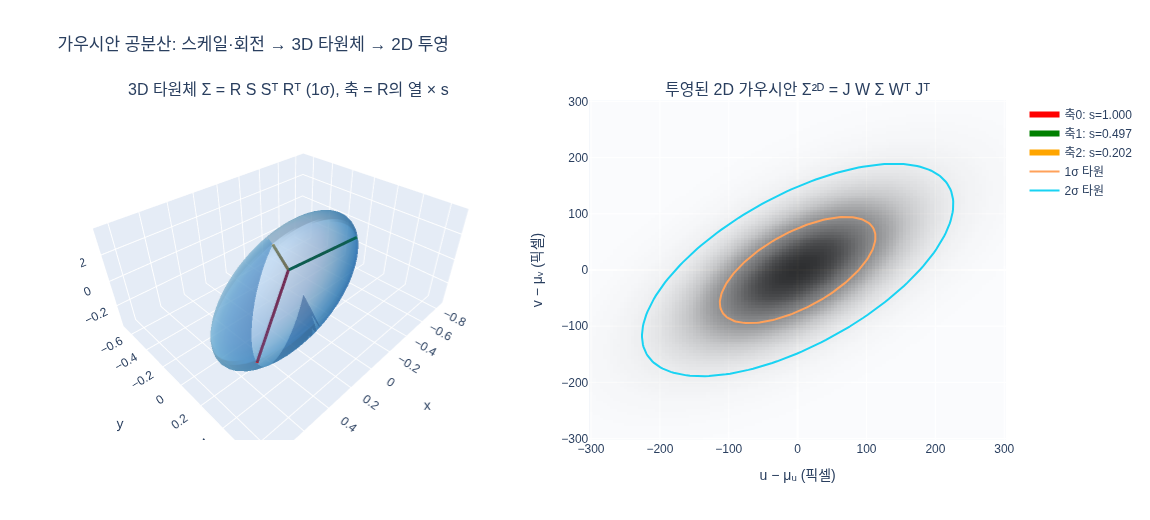

The script that drew this image:
# %% [markdown]
# # $\Sigma = R S S^\top R^\top$ 를 numpy로 직접 만들어 보기
#
# 3D 가우시안 스플래팅에서 가우시안 $i$의 공분산은 스케일 $s=\exp(\tilde s)$, 쿼터니언 $q$로부터
# $$\Sigma = R(q)\,S\,S^\top R(q)^\top,\qquad S=\mathrm{diag}(s)$$
# 로 만들어집니다. 이 스크립트는 (1) 각 조각을 계산하고, (2) 고유값이 $s^2$임을 확인하고,
# (3) 3D 타원체와 카메라 투영 후 2D 타원을 그립니다.

# %%
# 필요 패키지: numpy, plotly, kaleido (png 저장용)
import numpy as np
import os

def _show(fig):
    try:
        from IPython import get_ipython
        if get_ipython() is not None:  # VSCode 셀/Jupyter에서만 렌더링
            fig.show()
    except ImportError:
        pass

HERE = os.path.dirname(os.path.abspath(__file__)) if "__file__" in globals() else "."

# %% [markdown]
# ## 1. 스케일: $s = \exp(\tilde s)$
# 학습 파라미터 $\tilde s$는 음수여도 되고, $\exp$를 거치면 항상 양의 반지름이 됩니다.

# %%
s_tilde = np.array([0.0, -0.7, -1.6])          # 학습되는 원시 파라미터 (log 공간)
s = np.exp(s_tilde)                             # 실제 반지름
S = np.diag(s)
print("s_tilde =", s_tilde)
print("s = exp(s_tilde) =", s.round(4))
print("S =\n", S.round(4))
# 출력: s_tilde = [ 0.  -0.7 -1.6]
# 출력: s = exp(s_tilde) = [1.     0.4966 0.2019]
# 출력: S = diag(1, 0.4966, 0.2019)
# 출력 (셀 2): R = [[0.7854 -0.5897 0.1883] [0.5897 0.6202 -0.5173] [0.1883 0.5173 0.8349]]

# %% [markdown]
# ## 2. 회전: 쿼터니언 $q=(w,x,y,z)$ → 회전행렬 $R(q)$
# $$R(q)=\begin{pmatrix}1-2(y^2+z^2)&2(xy-wz)&2(xz+wy)\\2(xy+wz)&1-2(x^2+z^2)&2(yz-wx)\\2(xz-wy)&2(yz+wx)&1-2(x^2+y^2)\end{pmatrix}$$
# $q$는 먼저 단위 길이로 정규화합니다 (gsplat도 내부에서 정규화).

# %%
def quat_to_R(q):
    q = np.asarray(q, dtype=float)
    q = q / np.linalg.norm(q)
    w, x, y, z = q
    return np.array([
        [1 - 2*(y*y + z*z), 2*(x*y - w*z),     2*(x*z + w*y)],
        [2*(x*y + w*z),     1 - 2*(x*x + z*z), 2*(y*z - w*x)],
        [2*(x*z - w*y),     2*(y*z + w*x),     1 - 2*(x*x + y*y)],
    ])

# z축 기준 40도 회전: q = (cos(θ/2), 0, 0, sin(θ/2)) 를 약간 기울여서(x 성분 추가)
theta = np.deg2rad(40)
q = np.array([np.cos(theta/2), 0.3, 0.0, np.sin(theta/2)])
R = quat_to_R(q)
print("R =\n", R.round(4))
print("R^T R ≈ I ?", np.allclose(R.T @ R, np.eye(3)), " det R =", np.linalg.det(R).round(6))
print("q=(1,0,0,0) → R = I ?", np.allclose(quat_to_R([1, 0, 0, 0]), np.eye(3)))
# 출력: R^T R ≈ I ? True  det R = 1.0
# 출력: q=(1,0,0,0) → R = I ? True

# %% [markdown]
# ## 3. 합성: $\Sigma = R S S^\top R^\top$ 과 고유값 확인
# $M=RS$라 두면 $\Sigma=MM^\top$ 이므로 대칭·양의 준정부호가 자동 보장됩니다.
# 또 $R^\top R=I$ 이므로 $\Sigma R = R\,\mathrm{diag}(s^2)$ → 고유값은 $s^2$, 고유벡터는 $R$의 열.

# %%
Sigma = R @ S @ S.T @ R.T
print("Sigma =\n", Sigma.round(4))
print("대칭?", np.allclose(Sigma, Sigma.T))
eigval, eigvec = np.linalg.eigh(Sigma)
print("고유값 (오름차순) =", eigval.round(6))
print("s^2   (오름차순) =", np.sort(s**2).round(6))
print("고유값 == s^2 ?", np.allclose(np.sort(eigval), np.sort(s**2)))
# 고유벡터가 R의 열과 (부호 무시하고) 일치하는지
cols_R = R[:, np.argsort(s**2)]
print("고유벡터 == R의 열 (부호 무시)?", np.allclose(np.abs(eigvec), np.abs(cols_R)))
# 출력: Sigma = [[0.704 0.369 0.079] [0.369 0.4535 0.1725] [0.079 0.1725 0.1298]]
# 출력: 대칭? True
# 출력: 고유값 (오름차순) = [0.040762 0.246597 1.      ]
# 출력: s^2   (오름차순) = [0.040762 0.246597 1.      ]
# 출력: 고유값 == s^2 ? True
# 출력: 고유벡터 == R의 열 (부호 무시)? True

# %% [markdown]
# ## 4. 왜 $\Sigma$를 직접 학습하면 위험한가
# 대칭행렬의 원소를 조금만 잘못 움직여도 음의 고유값(=음의 분산)이 나옵니다.

# %%
bad = Sigma.copy()
bad[0, 1] += 0.6; bad[1, 0] += 0.6          # 경사하강 한 스텝이 비대각 원소를 크게 밀었다고 가정
print("직접 수정한 Sigma의 고유값 =", np.linalg.eigvalsh(bad).round(4), "→ 음수 존재:", (np.linalg.eigvalsh(bad) < 0).any())
# 반면 s_tilde, q를 아무렇게나 바꿔도 RSS^TR^T는 항상 유효
rng = np.random.default_rng(0)
def rand_sigma():
    Rr, Sr = quat_to_R(rng.normal(size=4)), np.diag(np.exp(rng.normal(size=3)))
    return Rr @ Sr @ Sr.T @ Rr.T
ok = all(np.linalg.eigvalsh(rand_sigma()).min() >= -1e-12 for _ in range(1000))
print("무작위 (s_tilde, q) 1000개 → 모두 고유값 ≥ 0 ?", ok)
# 출력: 직접 수정한 Sigma의 고유값 = [-0.4097  0.1205  1.5766] → 음수 존재: True
# 출력: 무작위 (s_tilde, q) 1000개 → 모두 고유값 ≥ 0 ? True

# %% [markdown]
# ## 5. 카메라 투영: $\Sigma^{2D} = J W \Sigma W^\top J^\top$
# 월드→카메라 변환 $W$(회전), 원근 나눗셈의 야코비안
# $$J=\begin{pmatrix} f_x/z & 0 & -f_x x/z^2\\ 0 & f_y/z & -f_y y/z^2\end{pmatrix}$$
# 를 가우시안 중심 $\mu_c=(x,y,z)$에서 평가합니다.

# %%
mu_world = np.array([0.3, 0.2, 3.0])
W = quat_to_R([np.cos(np.deg2rad(10)), np.sin(np.deg2rad(10)), 0, 0])   # 카메라가 x축 기준 20도 기울어짐
fx = fy = 400.0
mu_c = W @ mu_world
x, y, z = mu_c
J = np.array([[fx/z, 0, -fx*x/z**2],
              [0, fy/z, -fy*y/z**2]])
Sigma2D = J @ W @ Sigma @ W.T @ J.T
print("Sigma2D (픽셀^2) =\n", Sigma2D.round(2))
print("2D 고유값 → 화면상 타원 반지름(픽셀) =", np.sqrt(np.linalg.eigvalsh(Sigma2D)).round(2))
# 출력: Sigma2D (픽셀^2) = [[12768.17  6619.41] [ 6619.41  8930.27]]
# 출력: 2D 고유값 → 화면상 타원 반지름(픽셀) = [ 62.91 133.2 ]

# %% [markdown]
# ## 6. 시각화: 3D 타원체($1\sigma$)와 투영된 2D 타원
# 타원체 표면: 단위구의 점 $u$를 $\mu + R S u$ 로 보내면 $\Sigma$의 $1\sigma$ 등고면이 됩니다.

# %%
import plotly.graph_objects as go
from plotly.subplots import make_subplots

phi, th = np.meshgrid(np.linspace(0, 2*np.pi, 60), np.linspace(0, np.pi, 30))
unit = np.stack([np.sin(th)*np.cos(phi), np.sin(th)*np.sin(phi), np.cos(th)], -1)   # (30,60,3)
ell = unit @ (R @ S).T                                                              # 각 점에 RS 적용

fig = make_subplots(rows=1, cols=2, specs=[[{"type": "scene"}, {"type": "xy"}]],
                    subplot_titles=("3D 타원체 Σ = R S Sᵀ Rᵀ (1σ), 축 = R의 열 × s", "투영된 2D 가우시안 Σ²ᴰ = J W Σ Wᵀ Jᵀ"))
fig.add_trace(go.Surface(x=ell[..., 0], y=ell[..., 1], z=ell[..., 2], opacity=0.6, showscale=False, colorscale="Blues"), 1, 1)
for k, c in enumerate(["red", "green", "orange"]):
    a = R[:, k] * s[k]
    fig.add_trace(go.Scatter3d(x=[0, a[0]], y=[0, a[1]], z=[0, a[2]], mode="lines", line=dict(color=c, width=6),
                               name=f"축{k}: s={s[k]:.3f}"), 1, 1)

# 2D: Σ2D 등고선 타원 (1σ, 2σ) + 밀도 히트맵
ev2, evec2 = np.linalg.eigh(Sigma2D)
t = np.linspace(0, 2*np.pi, 200)
for kσ in (1, 2):
    pts = (evec2 * np.sqrt(ev2) * kσ) @ np.stack([np.cos(t), np.sin(t)])
    fig.add_trace(go.Scatter(x=pts[0], y=pts[1], mode="lines", name=f"{kσ}σ 타원", line=dict(width=2)), 1, 2)
g = np.linspace(-300, 300, 121)
gx, gy = np.meshgrid(g, g)
P = np.stack([gx, gy], -1)
inv = np.linalg.inv(Sigma2D)
dens = np.exp(-0.5 * np.einsum("...i,ij,...j->...", P, inv, P))
fig.add_trace(go.Heatmap(x=g, y=g, z=dens, colorscale="Greys", showscale=False, opacity=0.8), 1, 2)
fig.update_xaxes(title="u − μᵤ (픽셀)", row=1, col=2, scaleanchor="y2")
fig.update_yaxes(title="v − μᵥ (픽셀)", row=1, col=2)
fig.update_layout(width=1150, height=520, scene=dict(aspectmode="data"), title="가우시안 공분산: 스케일·회전 → 3D 타원체 → 2D 투영")
_show(fig)
fig.write_image(os.path.join(HERE, "expy.png"))
print("saved expy.png")
# 출력: saved expy.png
